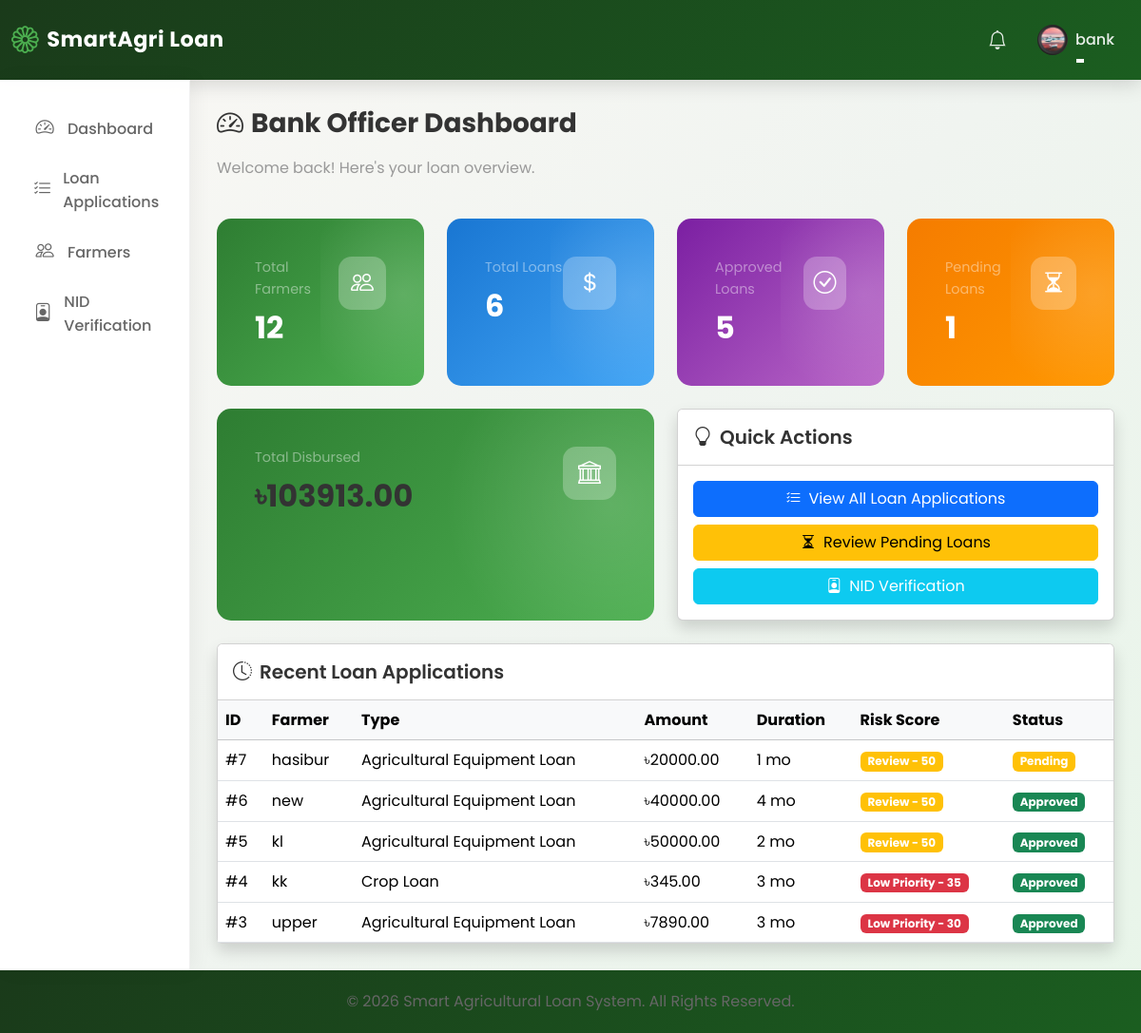
The page /dashboard/ (signed in) on the database its author committed.
### loan_app/models.py (models this page shows, shortened)
class User(AbstractUser):
    ROLE_CHOICES = [
        ("Farmer", "Farmer"),
        ("Bank Officer", "Bank Officer"),
        ("Admin", "Admin"),
    ]
    role = models.CharField(max_length=20, choices=ROLE_CHOICES, default="Farmer")
    is_approved = models.BooleanField(
        default=False, help_text="For Bank Officers - requires admin approval"
    )
    phone_number = models.CharField(max_length=20, blank=True)
    profile_picture = models.ImageField(
        upload_to="profile_pictures/", blank=True, null=True
    )
    is_verified = models.BooleanField(default=False)
    nid_card_front = models.FileField(
        upload_to="nid_cards/",
        blank=True,
        null=True,
        help_text="Upload NID card front side",
    )
    nid_card_back = models.FileField(
        upload_to="nid_cards/",
        blank=True,
        null=True,
        help_text="Upload NID card back side",
    )
    nid_verified = models.BooleanField(
        default=False, help_text="Whether NID has been verified by bank officer"
    )
    nid_verified_by = models.ForeignKey(
        "self",
        on_delete=models.SET_NULL,
        null=True,
        blank=True,
        related_name="nid_verifications",
    )
    nid_verified_at = models.DateTimeField(null=True, blank=True)
    nid_number = models.CharField(
        max_length=20,
        blank=True,
        unique=True,
        null=True,
        help_text="National ID number (unique per farmer)",
    )

class LoanApplication(models.Model):
    STATUS_CHOICES = [
        ("Pending", "Pending"),
        ("Approved", "Approved"),
        ("Rejected", "Rejected"),
    ]
    farmer = models.OneToOneField(
        User, on_delete=models.CASCADE, related_name="loan_application"
    )
    loan_type = models.ForeignKey(
        LoanType, on_delete=models.CASCADE, related_name="applications"
    )
    amount = models.DecimalField(max_digits=12, decimal_places=2)
    duration_months = models.IntegerField(help_text="Loan duration in months")
    risk_score = models.IntegerField(
        default=0, help_text="Auto-calculated risk score (0-100)"
    )
    status = models.CharField(max_length=20, choices=STATUS_CHOICES, default="Pending")
    emi = models.DecimalField(
        max_digits=12, decimal_places=2, default=0, help_text="Monthly EMI amount"
    )
    created_at = models.DateTimeField(auto_now_add=True)
    updated_at = models.DateTimeField(auto_now=True)

class LoanType(models.Model):
    name = models.CharField(max_length=100, unique=True)
    interest_rate = models.DecimalField(
        max_digits=5, decimal_places=2, help_text="Interest rate in percentage"
    )
    max_amount = models.DecimalField(
        max_digits=12, decimal_places=2, help_text="Maximum loan amount in BDT"
    )
    description = models.TextField(blank=True)
    created_at = models.DateTimeField(auto_now_add=True)
    updated_at = models.DateTimeField(auto_now=True)

### loan_app/views.py (the view)
# urls.py: path("dashboard/", views.dashboard, name="dashboard"),
@login_required
def dashboard(request):
    if request.user.role == "Admin" or request.user.is_staff:
        return admin_dashboard(request)
    elif request.user.role == "Bank Officer":
        return bank_officer_dashboard(request)
    else:
        return farmer_dashboard(request)

### templates/dashboard/bank_officer.html (shortened to what this page needs)
{% extends 'base.html' %}
{% block content %}
<div class="row mb-4">
    <div class="col-12">
        <h3 class="fw-bold"><i class="bi bi-speedometer2 me-2"></i>Bank Officer Dashboard</h3>
        <p class="text-muted">Welcome back! Here's your loan overview.</p>
    </div>
</div>
<div class="row g-4 mb-4">
    <div class="col-md-6 col-xl-3">
        <div class="card stat-card bg-gradient-green text-white h-100">
            <div class="card-body">
                <div class="d-flex justify-content-between align-items-start">
                    <div>
                        <p class="text-white-50 mb-2">Total Farmers</p>
                        <h2 class="mb-0 fw-bold">{{ total_farmers }}</h2>
                    </div>
                    <div class="stat-icon bg-white bg-opacity-25">
                        <i class="bi bi-people"></i>
                    </div>
                </div>
            </div>
        </div>
    </div>
    <div class="col-md-6 col-xl-3">
        <div class="card stat-card bg-gradient-blue text-white h-100">
            <div class="card-body">
                <div class="d-flex justify-content-between align-items-start">
                    <div>
                        <p class="text-white-50 mb-2">Total Loans</p>
                        <h2 class="mb-0 fw-bold">{{ total_loans }}</h2>
                    </div>
                    <div class="stat-icon bg-white bg-opacity-25">
                        <i class="bi bi-currency-dollar"></i>
                    </div>
                </div>
            </div>
        </div>
    </div>
    <div class="col-md-6 col-xl-3">
        <div class="card stat-card bg-gradient-purple text-white h-100">
            <div class="card-body">
                <div class="d-flex justify-content-between align-items-start">
                    <div>
                        <p class="text-white-50 mb-2">Approved Loans</p>
                        <h2 class="mb-0 fw-bold">{{ approved_loans }}</h2>
                    </div>
                    <div class="stat-icon bg-white bg-opacity-25">
                        <i class="bi bi-check-circle"></i>
                    </div>
                </div>
            </div>
        </div>
    </div>
    <div class="col-md-6 col-xl-3">
        <div class="card stat-card bg-gradient-orange text-white h-100">
            <div class="card-body">
                <div class="d-flex justify-content-between align-items-start">
                    <div>
                        <p class="text-white-50 mb-2">Pending Loans</p>
                        <h2 class="mb-0 fw-bold">{{ pending_loans }}</h2>
                    </div>
                    <div class="stat-icon bg-white bg-opacity-25">
                        <i class="bi bi-hourglass-split"></i>
                    </div>
                </div>
            </div>
        </div>
    </div>
</div>
<div class="row g-4 mb-4">
    <div class="col-md-6">
        <div class="card stat-card bg-gradient-green text-white h-100">
            <div class="card-body">
                <div class="d-flex justify-content-between align-items-start">
                    <div>
                        <p class="text-white-50 mb-2">Total Disbursed</p>
                        <h3 class="mb-0 fw-bold">৳{{ total_disbursed|floatformat:2 }}</h3>
                    </div>
                    <div class="stat-icon bg-white bg-opacity-25">
                        <i class="bi bi-bank"></i>
                    </div>
                </div>
            </div>
        </div>
    </div>
    <div class="col-md-6">
        <div class="card shadow h-100">
            <div class="card-header bg-white py-3">
                <h5 class="mb-0"><i class="bi bi-lightbulb me-2"></i>Quick Actions</h5>
            </div>
            <div class="card-body">
                <div class="d-grid gap-2">
                    <a href="{% url 'loan_list' %}" class="btn btn-primary">
                        <i class="bi bi-list-check me-2"></i>View All Loan Applications
                    </a>
                    <a href="{% url 'loan_list' %}?status=Pending" class="btn btn-warning">
                        <i class="bi bi-hourglass-split me-2"></i>Review Pending Loans
                    </a>
                    <a href="{% url 'nid_verification_list' %}" class="btn btn-info text-white">
                        <i class="bi bi-person-badge me-2"></i>NID Verification
                    </a>
                </div>
            </div>
        </div>
    </div>
</div>
<div class="row g-4">
    <div class="col-12">
        <div class="card shadow">
            <div class="card-header bg-white py-3">
                <h5 class="mb-0"><i class="bi bi-clock-history me-2"></i>Recent Loan Applications</h5>
            </div>
            <div class="card-body p-0">
                <div class="table-responsive">
                    <table class="table table-hover mb-0">
                        <thead class="table-light">
                            <tr>
                                <th>ID</th>
                                <th>Farmer</th>
                                <th>Type</th>
                                <th>Amount</th>
                                <th>Duration</th>
                                <th>Risk Score</th>
                                <th>Status</th>
                            </tr>
                        </thead>
                        <tbody>
                            {% for loan in recent_loans %}
                            <tr>
                                <td>#{{ loan.id }}</td>
                                <td>{{ loan.farmer.username }}</td>
                                <td>{{ loan.loan_type.name }}</td>
                                <td>৳{{ loan.amount|floatformat:2 }}</td>
                                <td>{{ loan.duration_months }} mo</td>
                                <td>
                                    {% if loan.risk_score >= 70 %}
                                        <span class="badge bg-success">Priority (Deserving) - {{ loan.risk_score }}</span>
                                    {% elif loan.risk_score >= 40 %}
                                        <span class="badge bg-warning">Review - {{ loan.risk_score }}</span>
                                    {% elif loan.risk_score > 0 %}
                                        <span class="badge bg-danger">Low Priority - {{ loan.risk_score }}</span>
                                    {% else %}
                                        <span class="badge bg-secondary">Pending</span>
                                    {% endif %}
                                </td>
                                <td>
                                    {% if loan.status == 'Pending' %}
                                        <span class="badge bg-warning">{{ loan.status }}</span>
                                    {% elif loan.status == 'Approved' %}
                                        <span class="badge bg-success">{{ loan.status }}</span>
                                    {% else %}
                                        <span class="badge bg-danger">{{ loan.status }}</span>
                                    {% endif %}
                                </td>
                            </tr>
                            {% endfor %}
                        </tbody>
                    </table>
                </div>
            </div>
        </div>
    </div>
</div>
{% endblock %}

### templates/base.html (shortened to what this page needs)
{% load static %}
<!DOCTYPE html>
<html lang="en">
<head>
    <link href="https://cdn.jsdelivr.net/npm/bootstrap@5.3.2/dist/css/bootstrap.min.css" rel="stylesheet">
    <link rel="stylesheet" href="https://cdn.jsdelivr.net/npm/bootstrap-icons@1.11.1/font/bootstrap-icons.css">
    <link rel="stylesheet" href="{% static 'css/custom.css' %}">
</head>
<body>
    <nav class="navbar navbar-expand-lg navbar-dark navbar-custom">
        <div class="container-fluid">
            <a class="navbar-brand" href="/">
                <i class="bi bi-flower1"></i>
                SmartAgri Loan
            </a>
            <div class="collapse navbar-collapse" id="navbarNav">
                <ul class="navbar-nav ms-auto align-items-center">
                    <li class="nav-item">
                        <a class="nav-link" href="#"><i class="bi bi-bell fs-5"></i></a>
                    </li>
                    <li class="nav-item dropdown">
                        <a class="nav-link dropdown-toggle d-flex align-items-center" href="#" role="button" data-bs-toggle="dropdown">
                            {% if user.profile_picture %}
                                <img src="{{ user.profile_picture.url }}" class="rounded-circle me-2" style="width: 32px; height: 32px; object-fit: cover;">
                            {% else %}
                                <div class="rounded-circle bg-white bg-opacity-25 d-flex align-items-center justify-content-center me-2" style="width: 32px; height: 32px;">
                                    <i class="bi bi-person"></i>
                                </div>
                            {% endif %}
                            <span>{{ user.username }}</span>
                        </a>
                    </li>
                </ul>
            </div>
        </div>
    </nav>
    <div class="container-fluid">
        <div class="row">
            <div class="col-md-2 sidebar-custom">
                <ul class="nav flex-column">
                    <li class="nav-item">
                        <a class="nav-link" href="{% url 'dashboard' %}">
                            <i class="bi bi-speedometer2"></i> Dashboard
                        </a>
                    </li>
                    {% if user.role == 'Farmer' %}
                    <li class="nav-item">
                        <a class="nav-link" href="{% url 'loan_list' %}">
                            <i class="bi bi-currency-dollar"></i> Loans
                        </a>
                    </li>
                    <li class="nav-item">
                        <a class="nav-link" href="{% url 'loan_apply' %}">
                            <i class="bi bi-plus-circle"></i> Apply for Loan
                        </a>
                    </li>
                    <li class="nav-item">
                        <a class="nav-link" href="{% url 'loan_history' %}">
                            <i class="bi bi-clock-history"></i> My Loans
                        </a>
                    </li>
                    <li class="nav-item">
                        <a class="nav-link" href="{% url 'repayment_history' %}">
                            <i class="bi bi-cash-stack"></i> Repayments
                        </a>
                    </li>
                    <li class="nav-item">
                        <a class="nav-link" href="{% url 'farmer_profile' %}">
                            <i class="bi bi-person-badge"></i> My Profile
                        </a>
                    </li>
                    <li class="nav-item">
                        <a class="nav-link" href="{% url 'upload_nid' %}">
                            <i class="bi bi-upload"></i> Upload NID
                        </a>
                    </li>
                    {% elif user.role == 'Bank Officer' %}
                    <li class="nav-item">
                        <a class="nav-link" href="{% url 'loan_list' %}">
                            <i class="bi bi-list-check"></i> Loan Applications
                        </a>
                    </li>
                    <li class="nav-item">
                        <a class="nav-link" href="{% url 'farmer_list' %}">
                            <i class="bi bi-people"></i> Farmers
                        </a>
                    </li>
                    <li class="nav-item">
                        <a class="nav-link" href="{% url 'nid_verification_list' %}">
                            <i class="bi bi-person-badge"></i> NID Verification
                        </a>
                    </li>
                    {% endif %}
                </ul>
            </div>
            <div class="col-md-10 content-wrapper">
                {% block content %}{% endblock %}
            </div>
        </div>
    </div>
    <footer class="footer-custom text-center">
        <div class="container">
            <p class="mb-0">&copy; 2026 Smart Agricultural Loan System. All Rights Reserved.</p>
        </div>
    </footer>
</body>
</html>

### rows shown on the page
User: profile_picture (picture), username "bank"
LoanApplication: id "7", farmer.username "hasibur", loan_type.name "Agricultural Equipment Loan", amount "20000.00", duration_months "1", risk_score "50", status "Pending"
LoanApplication: id "6", farmer.username "new", loan_type.name "Agricultural Equipment Loan", amount "40000.00", duration_months "4", risk_score "50", status "Approved"
LoanApplication: id "5", farmer.username "kl", loan_type.name "Agricultural Equipment Loan", amount "50000.00", duration_months "2", risk_score "50", status "Approved"
LoanApplication: id "4", farmer.username "kk", loan_type.name "Crop Loan", amount "345.00", duration_months "3", risk_score "35", status "Approved"
LoanApplication: id "3", farmer.username "upper", loan_type.name "Agricultural Equipment Loan", amount "7890.00", duration_months "3", risk_score "30", status "Approved"

### other values the page prints
{{ total_farmers }} "12"
{{ total_loans }} "6"
{{ approved_loans }} "5"
{{ pending_loans }} "1"
{{ total_disbursed|floatformat:2 }} "103913.00"
